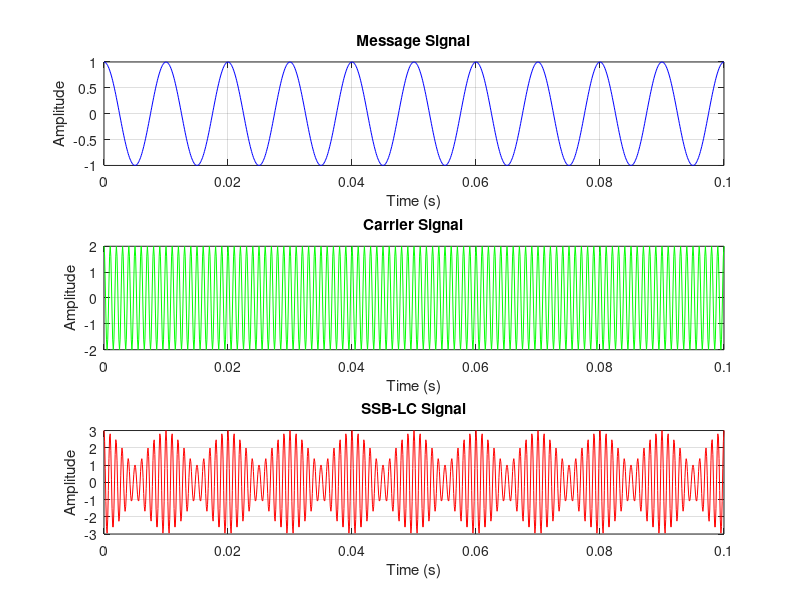

MATLAB code to generate this figure:
%AM_SSB_LC
fs = 10000;
t = 0:1/fs:0.1;
fm = 100;
fc = 1000;
A = 1;
C = 2;

m = A * cos(2 * pi * fm * t);
carrier = C * cos(2 * pi * fc * t);
m_hilbert = imag(hilbert(m));

ssb_lc = carrier + m .* cos(2 * pi * fc * t) - m_hilbert .* sin(2 * pi * fc * t);

figure;
subplot(3,1,1);
plot(t, m, 'b');
title('Message Signal');
xlabel('Time (s)'); ylabel('Amplitude'); grid on;

subplot(3,1,2);
plot(t, carrier, 'g');
title('Carrier Signal');
xlabel('Time (s)'); ylabel('Amplitude'); grid on;

subplot(3,1,3);
plot(t, ssb_lc, 'r');
title('SSB-LC Signal');
xlabel('Time (s)'); ylabel('Amplitude'); grid on;
